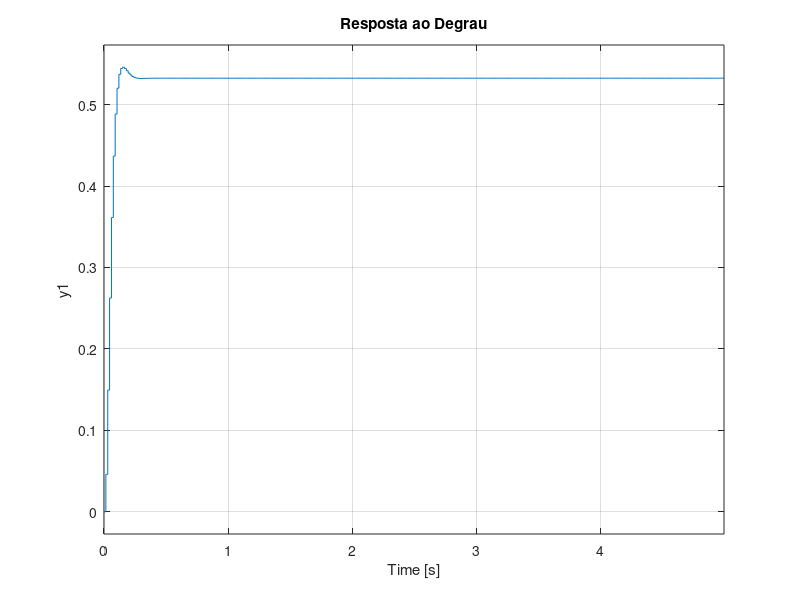
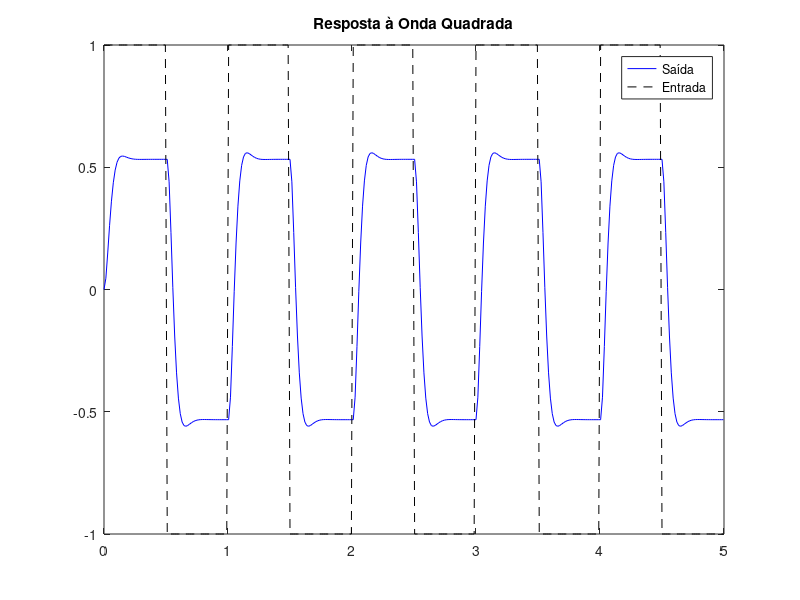
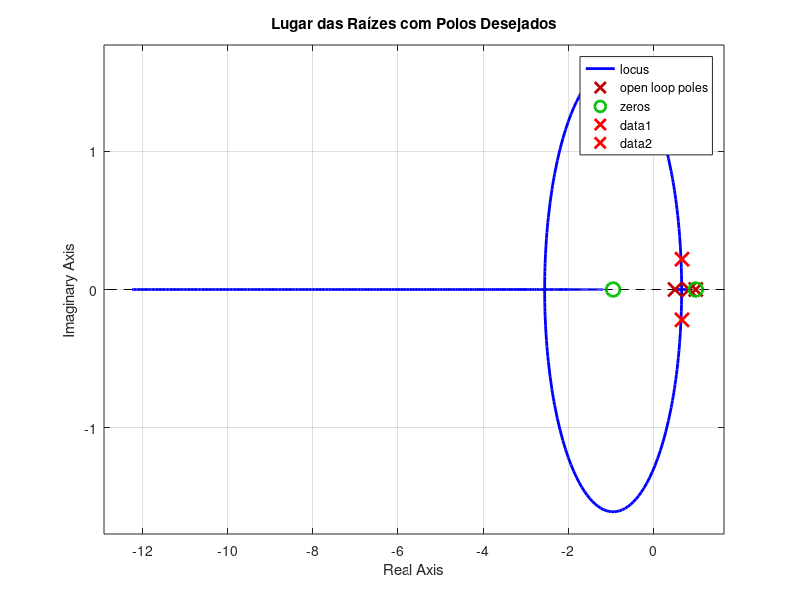

The MATLAB source for these figures, in order:
clc; clear; close all;

% 1. Parâmetros fornecidos
a = 11.661;
b = 1.515;
Mp = 3.25;     % Sobressinal (%)
tp = 0.15;     % Tempo de pico (s)
N = 20;        % Número de amostras por ciclo

% 2. Cálculo de parâmetros do sistema de 2ª ordem
zeta = sqrt(log(Mp/100)^2 / (pi^2 + log(Mp/100)^2));
wn = pi / (tp * sqrt(1 - zeta^2));
wd = wn * sqrt(1 - zeta^2)
sigma = zeta * wn

% 3. Cálculo do tempo de amostragem
T = 2*pi / (N * wd)

% 4. Polos desejados no plano z
s_d = -sigma + 1j*wd;
z_d = exp(s_d*T);   % Mapeamento s -> z
z_d_conj = conj(z_d)

% 5. Planta contínua e discretização
s = tf('s');
G_s = b / (s*(s+a));
G_z = c2d(G_s, T, 'zoh')

% 6. Coeficientes da planta G(z)
[numGz, denGz] = tfdata(G_z, 'v');
Gz = G_z

% 7. Cancelamento de polo (escolha do zero do controlador)
p1 = roots(denGz);   % polos da planta em z
z_c = p1(1);         % zero do controlador cancela esse polo

% 8. Condição de fase: cálculo do polo do controlador
z = z_d % z_d é o polo desejado

% Ângulos das contribuições dos pólos e zero existentes
theta_G = angle(z - p1(1)) + angle(z - p1(2)) - angle(z - z_c);
phi_required = pi - theta_G;

% Cálculo do polo do controlador
imag_z = imag(z);
real_z = real(z);
theta_p = phi_required;
p_c = real_z - imag_z / tan(theta_p);  % z - p_c forma o ângulo necessário

% 9. Condição de módulo: cálculo do ganho K
num_eval = abs(polyval(numGz, z) * (z - z_c));
den_eval = abs(polyval(denGz, z) * (z - p_c));
K = den_eval / num_eval;

% 10. Controlador digital Gc(z)
z_tf = tf('z', T);
Gc = K * (z_tf - z_c) / (z_tf - p_c)

% 11. Sistema em malha fechada
T_total = feedback(Gc*Gz, 1);

% 12. Simulações
t = 0:T:5;

% Degrau
figure;
step(T_total, t);
title('Resposta ao Degrau');

% Onda quadrada
u = square(2*pi*t);
[y, t_out] = lsim(T_total, u, t);
figure;
plot(t_out, y, 'b'); hold on;
plot(t_out, u, '--k');
title('Resposta à Onda Quadrada');
legend('Saída', 'Entrada');

% 13. LGR com marcação dos polos desejados
figure;
rlocus(Gc * Gz);
hold on;
plot(real(z_d), imag(z_d), 'rx', 'MarkerSize', 10, 'LineWidth', 2);
plot(real(z_d_conj), imag(z_d_conj), 'rx', 'MarkerSize', 10, 'LineWidth', 2);
title('Lugar das Raízes com Polos Desejados');
